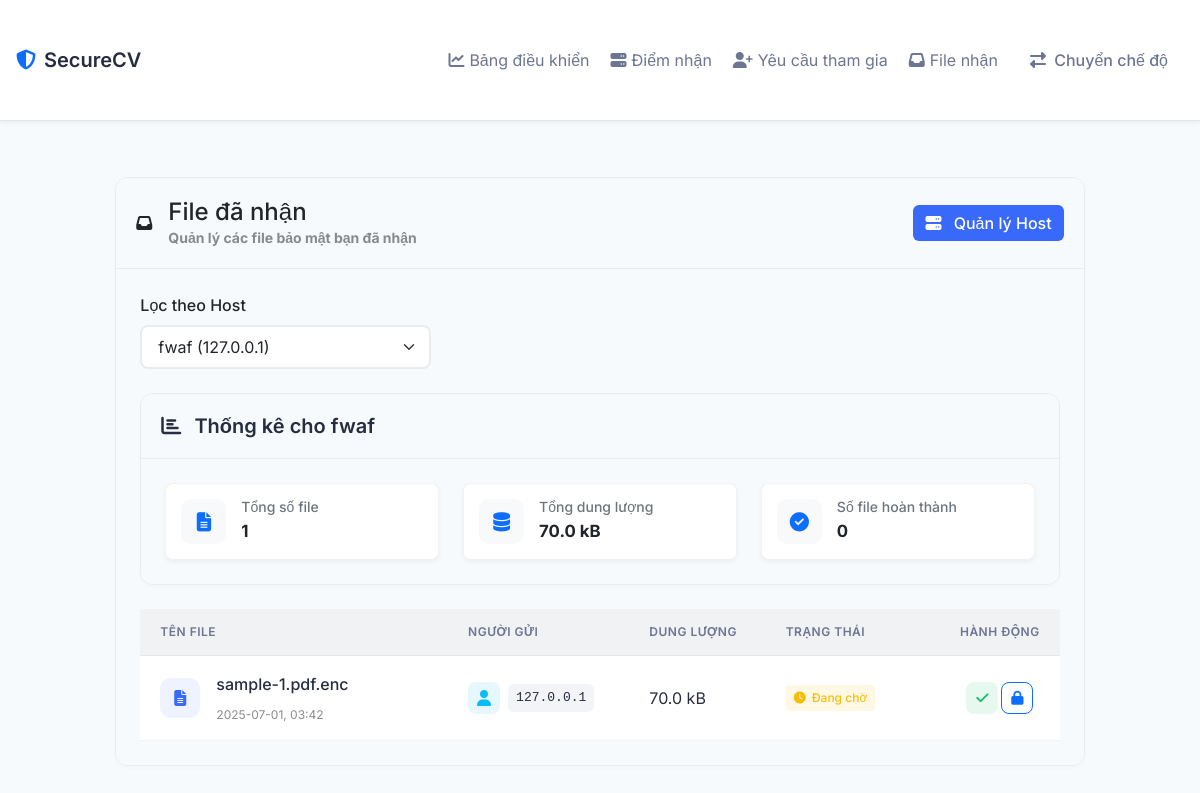
Screenshot of /receiver_files?host_id=1 with the database file from the repository.
### models.py (models this page shows, shortened)
class UploadSession(db.Model):
    id = db.Column(db.Integer, primary_key=True)
    sender_ip = db.Column(db.String(45), nullable=False)
    receiver_ip = db.Column(db.String(45), nullable=False)
    receiver_name = db.Column(db.String(100), nullable=False)
    session_token = db.Column(db.String(64), unique=True, nullable=False)
    filename = db.Column(db.String(255))
    file_hash = db.Column(db.String(128))
    file_size = db.Column(db.Integer)
    file_metadata = db.Column(db.Text)
    filepath = db.Column(db.String(512))
    drive_file_id = db.Column(db.String(100), nullable=True)
    drive_link = db.Column(db.String(512), nullable=True)
    source_type = db.Column(db.String(10))
    status = db.Column(db.String(20), default='pending')
    fail_step = db.Column(db.String(50))
    error_message = db.Column(db.Text)
    created_at = db.Column(db.DateTime, default=datetime.utcnow)
    updated_at = db.Column(db.DateTime, default=datetime.utcnow, onupdate=datetime.utcnow)
    downloaded_at = db.Column(db.DateTime)

### routes.py (the view)
@app.route('/receiver_files')
def receiver_files():
    client_ip = get_client_ip()
    hosts = Host.query.filter_by(created_by=client_ip).all()
    selected_host_id = request.args.get('host_id', type=int)
    if selected_host_id:
        selected_host = Host.query.get_or_404(selected_host_id)
        if selected_host.created_by != client_ip:
            flash('Access denied', 'error')
            return redirect(url_for('receiver_files'))
        received_files = UploadSession.query.filter_by(
            receiver_ip=selected_host.ip_address,
            receiver_name=selected_host.name
        ).order_by(UploadSession.created_at.desc()).all()
    else:
        host_ips = [host.ip_address for host in hosts]
        received_files = UploadSession.query.filter(
            UploadSession.receiver_ip.in_(host_ips)
        ).order_by(UploadSession.created_at.desc()).all()
    stats = {
        'total_files': len(received_files),
        'total_size': sum(f.file_size for f in received_files if f.file_size),
        'completed_files': len([f for f in received_files if f.status in [FILE_STATUS['VERIFIED'], FILE_STATUS['DOWNLOADED']]]),
    }
    return render_template('received_files.html',
                         hosts=hosts,
                         selected_host_id=selected_host_id,
                         received_files=received_files,
                         stats=stats)

### routes.py (called while the page is built)
def get_client_ip():
    ip = None
    if request.headers.get('X-Forwarded-For'):
        ip = request.headers.get('X-Forwarded-For').split(',')[0].strip()
    elif request.headers.get('X-Real-IP'):
        ip = request.headers.get('X-Real-IP')
    else:
        ip = request.remote_addr
    try:
        return ipaddress.ip_address(ip).exploded
    except ValueError:
        return None

### templates/received_files.html (shortened to what this page needs)
{% extends "base.html" %}
{% block content %}
<div class="row justify-content-center">
    <div class="col-lg-10">
        <div class="card mb-4">
            <div class="card-header d-flex justify-content-between align-items-center">
                <div class="d-flex align-items-center">
                    <div class="header-icon me-3">
                        <i class="fas fa-inbox"></i>
                    </div>
                    <div>
                        <h4 class="mb-0">File đã nhận</h4>
                        <p class="text-muted mb-0 small">Quản lý các file bảo mật bạn đã nhận</p>
                    </div>
                </div>
                <div>
                    <a href="{{ url_for('receiver_hosts') }}" class="btn btn-primary">
                        <i class="fas fa-server me-2"></i>
                        Quản lý Host
                    </a>
                </div>
            </div>
            <div id="received-files-container" class="card-body">
                {% if hosts %}
                <div class="mb-4">
                    <form action="{{ url_for('receiver_files') }}" method="GET" class="row">
                        <div class="col-md-4">
                            <label class="form-label fw-medium mb-2">Lọc theo Host</label>
                            <select class="form-select" id="hostSelect" name="host_id" onchange="this.form.submit()">
                                {% for host in hosts %}
                                <option value="{{ host.id }}" {% if selected_host_id == host.id %}selected{% endif %}>
                                    {{ host.name }} ({{ host.ip_address }})
                                </option>
                                {% endfor %}
                            </select>
                        </div>
                    </form>
                </div>
                {% endif %}
                <div class="card mb-4">
                    <div class="card-header">
                        <h5 class="mb-0">
                            <i class="fas fa-chart-bar me-2"></i>
                            Thống kê
                            {% if selected_host_id %}
                                cho {{ hosts|selectattr('id', 'eq', selected_host_id)|first|attr('name') }}
                            {% else %}
                                cho tất cả Host
                            {% endif %}
                        </h5>
                    </div>
                    <div class="card-body">
                        <div class="row g-4">
                            <div class="col-md-4">
                                <div class="stat-card">
                                    <div class="stat-icon">
                                        <i class="fas fa-file-alt"></i>
                                    </div>
                                    <div class="stat-info">
                                        <h6>Tổng số file</h6>
                                        <strong>{{ stats.total_files }}</strong>
                                    </div>
                                </div>
                            </div>
                            <div class="col-md-4">
                                <div class="stat-card">
                                    <div class="stat-icon">
                                        <i class="fas fa-database"></i>
                                    </div>
                                    <div class="stat-info">
                                        <h6>Tổng dung lượng</h6>
                                        <strong>{{ stats.total_size | filesizeformat }}</strong>
                                    </div>
                                </div>
                            </div>
                            <div class="col-md-4">
                                <div class="stat-card">
                                    <div class="stat-icon">
                                        <i class="fas fa-circle-check"></i>
                                    </div>
                                    <div class="stat-info">
                                        <h6>Số file hoàn thành</h6>
                                        <strong>{{ stats.completed_files }}</strong>
                                    </div>
                                </div>
                            </div>
                        </div>
                    </div>
                </div>
                {% if received_files %}
                <div class="table-responsive">
                    <table id="table-received-files" class="table table-hover align-middle mb-0">
                        <thead>
                            <tr>
                                <th style="width: 35%">Tên file</th>
                                <th style="width: 20%">Người gửi</th>
                                <th style="width: 15%">Dung lượng</th>
                                <th style="width: 20%">Trạng thái</th>
                                <th style="width: 15%" class="text-end">Hành động</th>
                            </tr>
                        </thead>
                        <tbody>
                            {% for file in received_files %}
                            <tr data-session-token="{{ file.session_token }}" data-file-id="{{ file.id }}">
                                <td>
                                    <div class="d-flex align-items-center">
                                        <div class="file-icon me-3">
                                            <i class="fas fa-file-alt"></i>
                                        </div>
                                        <div class="file-info">
                                            <div class="file-name">{{ file.filename }}</div>
                                            <div class="file-date text-muted small">
                                                {{ file.created_at.strftime('%Y-%m-%d, %H:%M') }}
                                            </div>
                                        </div>
                                    </div>
                                </td>
                                <td>
                                    <div class="d-flex align-items-center">
                                        <div class="sender-avatar me-2">
                                            <i class="fas fa-user"></i>
                                        </div>
                                        <code class="sender-ip">{{ file.sender_ip }}</code>
                                    </div>
                                </td>
                                <td>{{ file.file_size | filesizeformat }}</td>
                                <td>
                                    {% if file.status == 'verified' %}
                                        <span class="status-badge status-verified">
                                            <i class="fas fa-check-circle"></i>
                                            Đã xác thực
                                        </span>
                                    {% elif file.status == 'failed' %}
                                        <span class="status-badge status-failed">
                                            <i class="fas fa-times-circle"></i>
                                            Lỗi
                                        </span>
                                    {% elif file.status == 'downloaded' %}
                                        <span class="status-badge status-downloaded">
                                            <i class="fas fa-download"></i>
                                            Đã tải về
                                        </span>
                                    {% else %}
                                        <span class="status-badge status-pending">
                                            <i class="fas fa-clock"></i>
                                            Đang chờ
                                        </span>
                                    {% endif %}
                                </td>
                                <td class="text-end">
                                    <div id="file-action-btn" style="display: flex; gap: 3px; justify-content: center;">
                                        {% if file.status == 'pending' %}
                                        <button type="button" class="btn btn-sm btn-success verify-btn"
                                                data-csrf-token="{{ csrf_token() }}"
                                                data-session-token="{{ file.session_token }}"
                                                data-file-id="{{ file.id }}"
                                                data-host-id="{{ file.receiver_ip }}"
                                                data-bs-toggle="tooltip"
                                                data-bs-title="Xác thực file">
                                            <i class="fas fa-check"></i>
                                        </button>
                                        {% endif %}
                                        <button type="button" class="btn btn-sm btn-outline-primary download-btn"
                                                data-session-token="{{ file.session_token }}"
                                                data-file-id="{{ file.id }}"
                                                data-bs-toggle="tooltip"
                                                data-bs-title="{% if file.status == 'verified' or file.status == 'downloaded' %}Tải file đã giải mã{% else %}Tải file mã hóa{% endif %}">
                                            <i class="fas {% if file.status == 'verified' or file.status == 'downloaded' %}fa-download{% else %}fa-lock{% endif %}"></i>
                                        </button>
                                    </div>
                                </td>
                            </tr>
                            {% endfor %}
                        </tbody>
                    </table>
                </div>
                {% endif %}
            </div>
        </div>
    </div>
</div>
{% endblock %}

### rows the page displays
UploadSession: filename "sample-1.pdf.enc", created_at "2025-07-01, 03:42", sender_ip "127.0.0.1", file_size|filesizeformat "70.0 kB", status "pending" (drawn)

### other values shown
{{ hosts|selectattr('id', 'eq', selected_host_id)|first|attr('name') }} "fwaf"
{{ stats.total_files }} "1"
{{ stats.total_size | filesizeformat }} "70.0 kB"
{{ stats.completed_files }} "0"
form field host_id "fwaf (127.0.0.1)"
